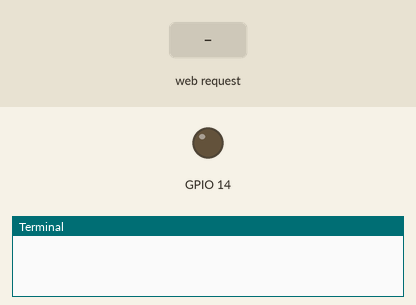
Recording of a program running on a simulated Raspberry Pi (BCM pin numbers). Shown: output pins drawn as LEDs (lit = HIGH), the last lines printed to the terminal. The test bench sets the inputs (shaded band).

Above: at 1.2 s.
1.3 s: HTTP request for /on received
At 1.7 s:
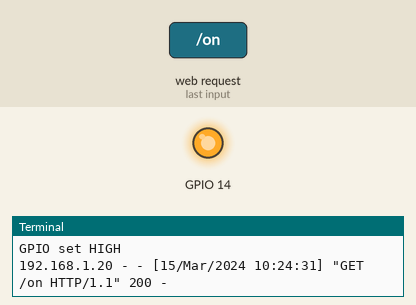
2.8 s: HTTP request for /off received
At 4.0 s:
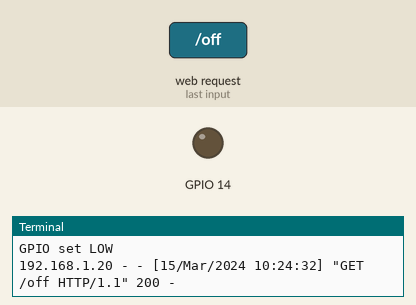
Timing chart, 0 to 5.8 s (numbered marks = the images above; inputs shaded):
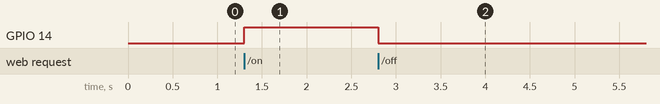

The program:

gpiod_server_test.py
```python
from http.server import BaseHTTPRequestHandler, HTTPServer
import gpiod

chip = gpiod.Chip("gpiochip0")
line = chip.get_line(14)  # GPIO0B.6 == Pin 7
line.request(consumer="ha_gui", type=gpiod.LINE_REQ_DIR_OUT, default_val=0)

class Handler(BaseHTTPRequestHandler):
    def do_GET(self):
        if self.path == "/on":
            line.set_value(1)
            print("GPIO set HIGH")
        elif self.path == "/off":
            line.set_value(0)
            print("GPIO set LOW")
        else:
            self.send_response(404)
            self.end_headers()
            return
        self.send_response(200)
        self.end_headers()

HTTPServer(("0.0.0.0", 8000), Handler).serve_forever()
```

Measured:
- after the input at 1.3 s, GPIO 14: LOW → HIGH at once
- after the input at 2.8 s, GPIO 14: HIGH → LOW at once
